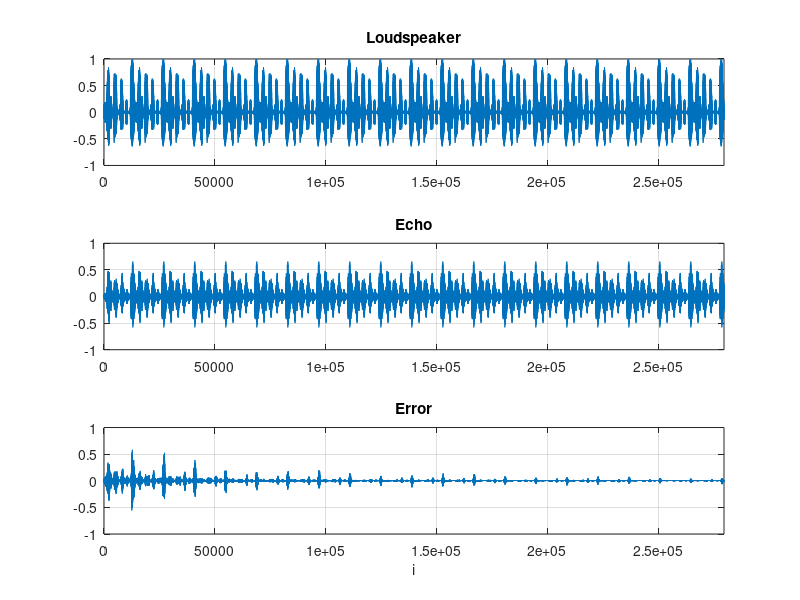

Here is the MATLAB script that generated this plot:


close all
clear all       % clears all variables

load room.mat;  % loads the room model
load speech;   % loads the CSS data

epsilon = 1e-6;
M = 1024; % length of filter in fullband
B = 32;    % block size of data
K = 2*B; % number of subband filters (2M should be divisible by K)
MM = M/B;  % length of each subband filter 
beta = 0.9;
mu = 0.03; 

N = max(size(speech));
len1 = (fix(N/B))*B; %length adjusted to multiple of B

CC = 20;
loudspeaker = []; % repeat speech signal for longer simulation
for i=1:CC
  loudspeaker = [loudspeaker speech(1:len1)'];
end

len = len1*CC;

input = loudspeaker(1:len)';
echo = filter(room,1,input);
reference = echo;
e   = zeros(size(input)); % error sequence for NLMS with power normalization
hat_d = zeros(size(reference));  % for NLMS with power normalization
 
reg = zeros(1,M);       % regression vector of fullband filter 
wideband = zeros(M,1);  % wideband filter coefficients for NLMS with power normalization
 
regressor = zeros(K,MM);  % regression vectors of subband filters 
w = zeros(MM,K);          % coefficients of subband filters for NLMS with power normalization
block_u = zeros(K,1); 
D = epsilon*eye(2*B);
  
%% The data is processed in blocks of size B each. 
%% Two adaptation algorithms are run in parallel for comparison purposes:
%% one is NLMS with power normalization and the other is standard NLMS

for i=1:len/B  
   %i
   for j=1:B % compute a block of error signals
      reg = [input((i-1)*B+j) reg(1:M-1)];    
      hat_d((i-1)*B+j) = reg*wideband; 
      e((i-1)*B+j) = reference((i-1)*B+j) - hat_d((i-1)*B+j); 
   end 
      
   block_u = [flipud(input((i-1)*B+1:i*B)); block_u(1:B)]; % top block is shifted down
   block_e = [flipud(e((i-1)*B+1:i*B)); zeros(B,1)]; % bottom block is always zero 
   block_u_fft = (1/sqrt(K))*fft(block_u);   
   block_e_fft = (1/sqrt(K))*fft(block_e);   

   for j=1:K
    D(j) = beta*D(j) + (1-beta)*abs(block_u_fft(j))^2;
   end
   
   
   for j=1:K 
     regressor(j,:) = [block_u_fft(j) regressor(j,1:MM-1)]; 
     w(:,j) = w(:,j) + (mu/MM)*(regressor(j,:)'*block_e_fft(j))/D(j);   % power normalization with step-size scaled by MM
   end 
    
   g = (1/sqrt(K))*fft(w.');  % The columns of w are transposed without complex conjugation. 
   G = real(g(1:B,:));  % Enforcing the constraint.
   for j = 1:MM 
      wideband((j-1)*B+1:j*B) = G(:,j); 
   end 
end

 error = e;

 figure
 subplot(311);
 plot(loudspeaker); 
 grid;
 title('Loudspeaker');
 axis([0 len-1 -1 1]); 
 subplot(312);
 plot(echo); grid;
 title('Echo');
 axis([0 len-1 -1 1]); 
 subplot(313);
 plot(error); grid;
 title('Error');

 axis([0 len-1 -1 1]); 
 xlabel('i');
 
 display('Let us now hear the signals')
 display('Press a key to hear the loudspeaker signal');
 pause
 sound(loudspeaker(len1*(CC-1):len));
 display('Press a key to hear the echo');
 pause
 sound(echo(len1*(CC-1):len));
 display('Press a key to hear the error');
 pause
 sound(error(len1*(CC-1):len));
